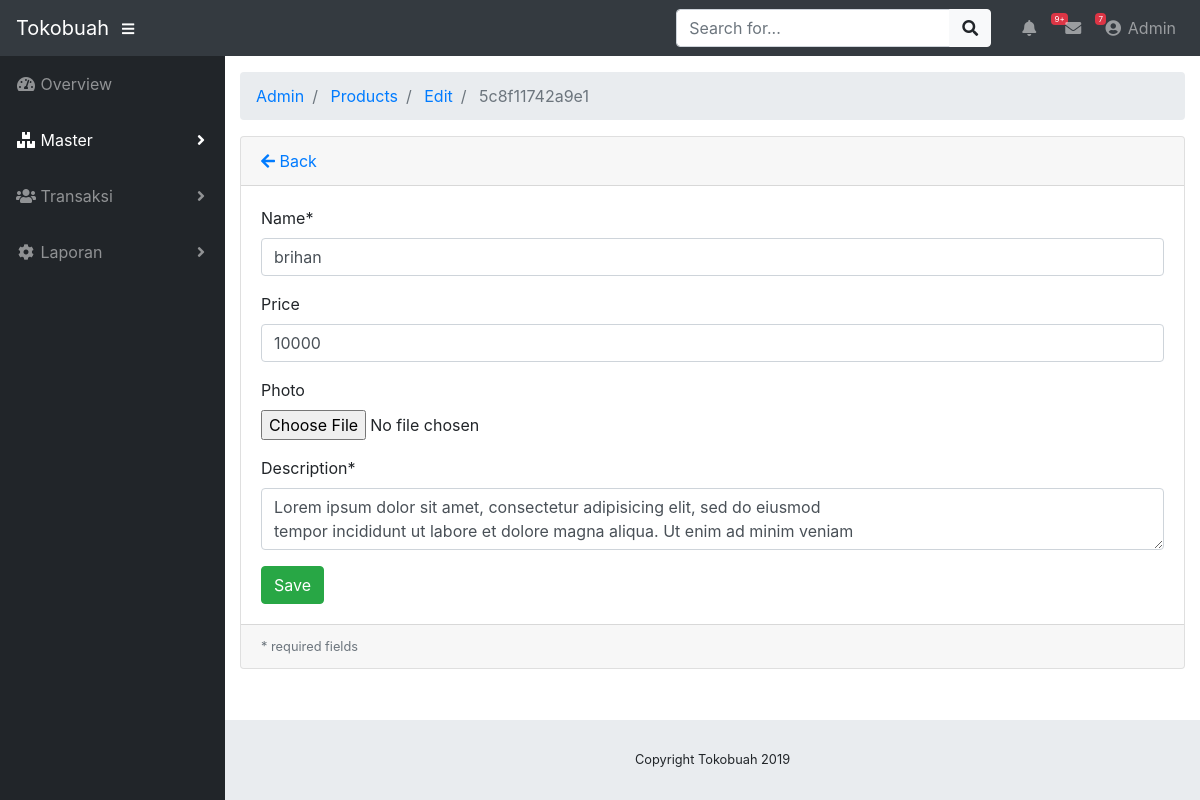
The app's page /admin/products/edit/5c8f11742a9e1 with its own data.
### tables this page shows
CREATE TABLE IF NOT EXISTS `products` (
  `product_id` varchar(64) NOT NULL,
  `name` varchar(255) NOT NULL,
  `price` int(11) NOT NULL,
  `image` varchar(255) NOT NULL DEFAULT 'default.jpg',
  `description` text NOT NULL
);

### application/controllers/admin/Products.php (called while the page is built, shortened)
<?php
class Products extends CI_Controller
{
    public function __construct()
    {
        $this->load->model("product_model");
        $this->load->library('form_validation');
    }
    public function edit($id = null)
    {
        $product = $this->product_model;
        $data["product"] = $product->getById($id);
        $this->load->view("admin/product/edit_form", $data);
    }
}

### index.php (called while the page is built, shortened)
<?php
require_once BASEPATH.'core/CodeIgniter.php';

### application/models/Product_model.php (called while the page is built, shortened)
<?php defined('BASEPATH') OR exit('No direct script access allowed');
class Product_model extends CI_Model
{
    private $_table = "products";
    public function getById($id)
    {
        return $this->db->get_where($this->_table, ["product_id" => $id])->row();
    }
}

### application/views/admin/product/edit_form.php (the view, shortened to what this page needs)
<!DOCTYPE html>
<html lang="en">
<head>
</head>
<body id="page-top">
	<div id="wrapper">
		<div id="content-wrapper">
			<div class="container-fluid">
				<div class="card mb-3">
					<div class="card-header">
						<a href="<?php echo site_url('admin/products/') ?>"><i class="fas fa-arrow-left"></i>
							Back</a>
					</div>
					<div class="card-body">
						<form action="<?php base_url(" admin/product/edit") ?>" method="post"
							enctype="multipart/form-data" >
							<div class="form-group">
								<label for="name">Name*</label>
								<input class="form-control <?php echo form_error('name') ? 'is-invalid':'' ?>"
								 type="text" name="name" placeholder="Product name" value="<?php echo $product->name ?>" />
							</div>
							<div class="form-group">
								<label for="price">Price</label>
								<input class="form-control <?php echo form_error('price') ? 'is-invalid':'' ?>"
								 type="number" name="price" min="0" placeholder="Product price" value="<?php echo $product->price ?>" />
							</div>
							<div class="form-group">
								<label for="name">Photo</label>
								<input class="form-control-file <?php echo form_error('image') ? 'is-invalid':'' ?>"
								 type="file" name="image" />
							</div>
							<div class="form-group">
								<label for="name">Description*</label>
								<textarea class="form-control <?php echo form_error('description') ? 'is-invalid':'' ?>"
								 name="description" placeholder="Product description..."><?php echo $product->description ?></textarea>
							</div>
							<input class="btn btn-success" type="submit" name="btn" value="Save" />
						</form>
					</div>
					<div class="card-footer small text-muted">
						* required fields
					</div>
				</div>
			</div>
		</div>
</body>
</html>

### css/sb-admin.css (style rules this page uses)
html { position: relative; min-height: 100%; }
body { height: 100%; }
#wrapper { display: -webkit-box; display: -ms-flexbox; display: flex; }
#wrapper #content-wrapper { overflow-x: hidden; width: 100%; padding-top: 1rem; padding-bottom: 80px; }
:root { --input-padding-x: 0.75rem; --input-padding-y: 0.75rem; }

### records on screen
products: name "brihan", price "10000", description "Lorem ipsum dolor sit amet, consectetur adipisicing elit, sed do eiusmod tempor incididunt ut labore et dolore magna aliqua. Ut enim ad minim veniam"

### other values on screen
SITE_NAME "Tokobuah"
$segment "Admin"
$segment "Products"
$segment "Edit"
$segment "5c8f11742a9e1"
Date('Y') "2019"
